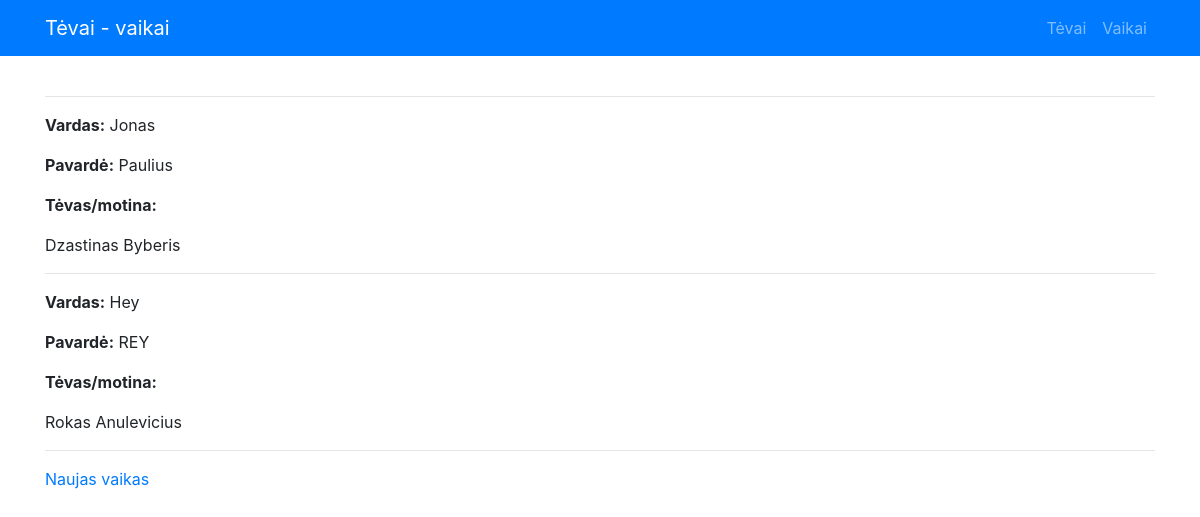
Page /vaikai on the earlier database version.
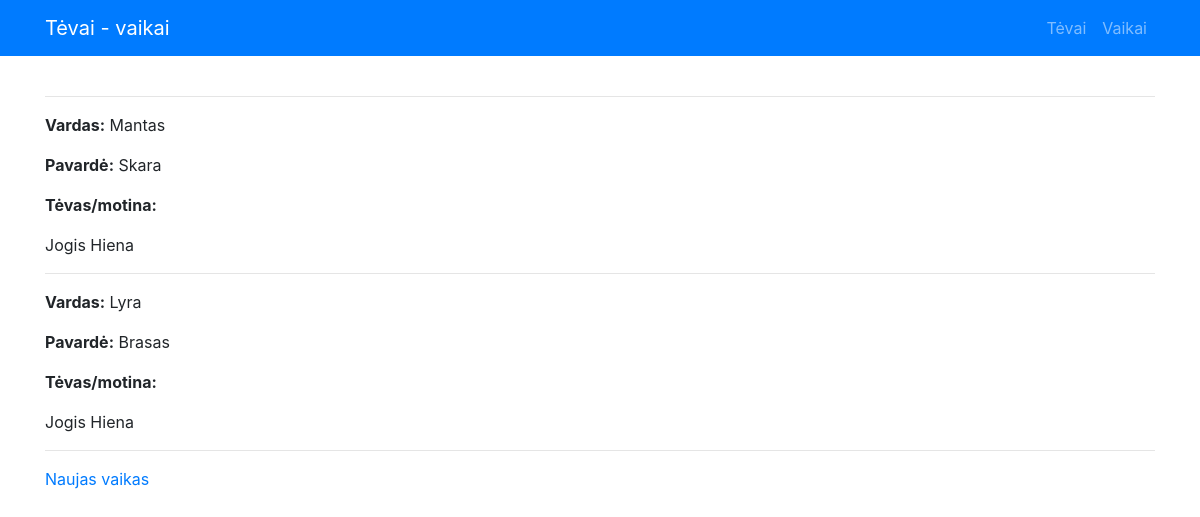
Same page on the later database version.
### app.py (models this page shows)
class Vaikas(db.Model):
    __tablename__ = "vaikas"
    id = db.Column(db.Integer, primary_key=True)
    vardas = db.Column("Vardas", db.String)
    pavarde = db.Column("Pavardė", db.String)
    tevas_id = db.Column(db.Integer, db.ForeignKey("tevas.id"))
    tevas = db.relationship("Tevas", back_populates="vaikai")

class Tevas(db.Model):
    __tablename__ = "tevas"
    id = db.Column(db.Integer, primary_key=True)
    vardas = db.Column("Vardas", db.String)
    pavarde = db.Column("Pavardė", db.String)
    vaikai = db.relationship("Vaikas", back_populates="tevas")

### app.py (the view)
@app.route("/vaikai")
def children():
    try:
        visi_vaikai = Vaikas.query.all()
    except:
        visi_vaikai = []
    return render_template("vaikai.html", visi_vaikai=visi_vaikai)

### templates/vaikai.html
{% extends "base.html" %}
{% block content %}
{% if visi_vaikai %}
{% for vaikas in visi_vaikai %}
<hr>
<p><strong>Vardas:</strong> {{vaikas.vardas}}</p>
<p><strong>Pavardė:</strong> {{vaikas.pavarde}}</p>
{% if vaikas.tevas %}
<p><strong>Tėvas/motina:</strong></p>
<p>{{vaikas.tevas.vardas}} {{vaikas.tevas.pavarde}}</p>
{% endif %}
{% endfor %}
{% endif %}
<hr>
<p><a href="{{ url_for('new_child')}}">Naujas vaikas</a></p>
{% endblock %}

Differences in the rows shown:
removed Vaikas: vardas "Hey", pavarde "REY", tevas.vardas "Rokas", tevas.pavarde "Anulevicius"
changed Vaikas: vardas "Jonas" → "Mantas"; pavarde "Paulius" → "Skara"; tevas.vardas "Dzastinas" → "Jogis"; tevas.pavarde "Byberis" → "Hiena"
added Vaikas: vardas "Lyra", pavarde "Brasas", tevas.vardas "Jogis", tevas.pavarde "Hiena"
